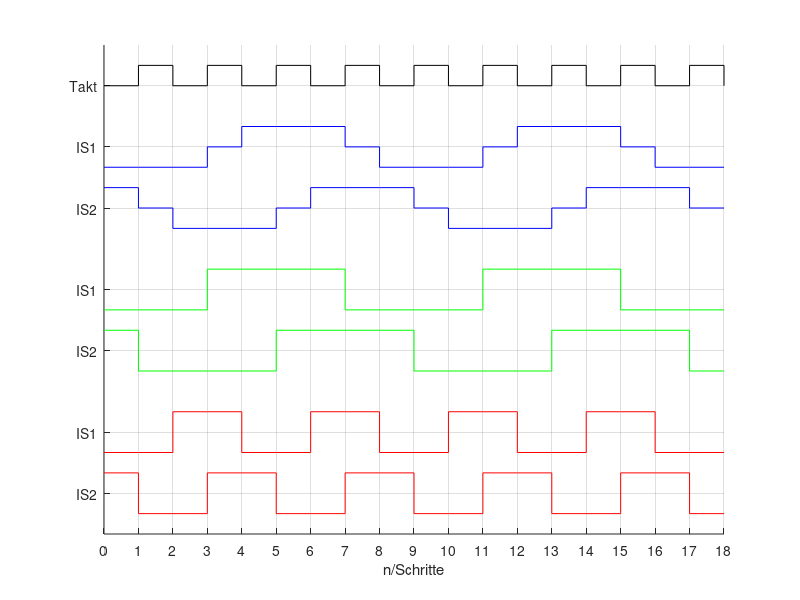

Recreate this plot in MATLAB. (Note: this script raises an error after producing the figure.)
hold off
t = [0:18];
takt=[21 22 21 22 21 22 21 22 21 22 21 22 21 22 21 22 21 22 21];
a1 = [17 17 17 18 19 19 19 18 17 17 17 18 19 19 19 18 17 17 17];
a2 = [16 15 14 14 14 15 16 16 16 15 14 14 14 15 16 16 16 15 15];
b1 = [10 10 10 12 12 12 12 10 10 10 10 12 12 12 12 10 10 10 10]; 
b2 = [9 7 7 7 7 9 9 9 9 7 7 7 7 9 9 9 9 7 7];
c1 = [3 3 5 5 3 3 5 5 3 3 5 5 3 3 5 5 3 3 3];
c2 = [2 0 0 2 2 0 0 2 2 0 0 2 2 0 0 2 2 0 0];

hold on;
stairs(t, takt, 'k')
stairs(t, a1, 'b')
stairs(t, a2, 'b')
stairs(t, b1, 'g')
stairs(t, b2, 'g')
stairs(t, c1, 'r')
stairs(t, c2, 'r')

yticks([1 4 8 11 15 18 21])
yticklabels({'IS2', 'IS1', 'IS2', 'IS1', 'IS2', 'IS1', 'Takt'})

xticks([0:18])
xlabel('n/Schritte')

axis([0 18 -1 23])

grid('on')

matlab2tikz
